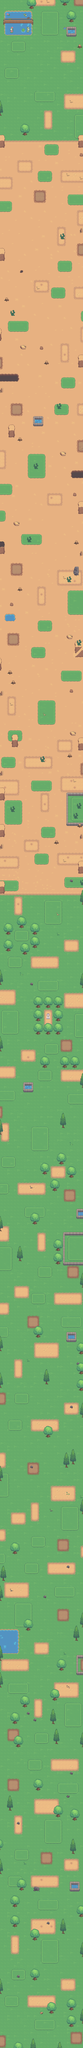

Rendered tile map (Tiled .tmx) drawn with the repository's tilesets; below, a short description and the map source with its tile grids summarised:
An orthogonal 25x615 tile map with 32x32 px tiles, 4 tile layers (Base, Map, Rocks, Trees).

<map version="1.2" tiledversion="1.2.4" orientation="orthogonal" renderorder="right-down" width="25" height="615" tilewidth="32" tileheight="32" infinite="0" nextlayerid="7" nextobjectid="1">
 <tileset firstgid="1" name="terrain_atlas" tilewidth="32" tileheight="32" tilecount="1024" columns="32">
  <image source="terrain_atlas.png" width="1024" height="1024" />
 </tileset>
 <layer id="2" name="Base" width="25" height="615">
  <data>[15375 cells, 15375 non-empty, 19 distinct tile ids]</data>
 </layer>
 <layer id="1" name="Map" width="25" height="615">
  <data>[15375 cells, 3737 non-empty, 56 distinct tile ids]</data>
 </layer>
 <layer id="5" name="Rocks" width="25" height="615">
  <data>[15375 cells, 410 non-empty, 103 distinct tile ids]</data>
 </layer>
 <layer id="4" name="Trees" width="25" height="615">
  <data>[15375 cells, 953 non-empty, 33 distinct tile ids]</data>
 </layer>
</map>